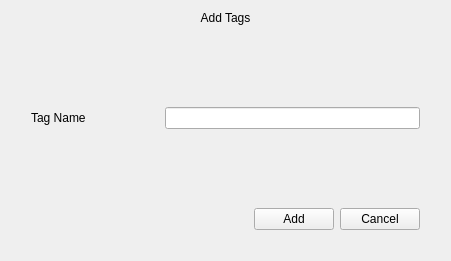
<?xml version="1.0" encoding="UTF-8"?>
<ui version="4.0">
 <class>CustomTag</class>
 <widget class="QWidget" name="CustomTag">
  <property name="geometry">
   <rect>
    <x>0</x>
    <y>0</y>
    <width>451</width>
    <height>261</height>
   </rect>
  </property>
  <property name="windowTitle">
   <string>Dialog</string>
  </property>
  <layout class="QVBoxLayout" name="verticalLayout">
   <property name="spacing">
    <number>0</number>
   </property>
   <item>
    <widget class="QLabel" name="label_title">
     <property name="text">
      <string>Add Tags</string>
     </property>
     <property name="alignment">
      <set>Qt::AlignCenter</set>
     </property>
    </widget>
   </item>
   <item>
    <widget class="QWidget" name="widget_background" native="true">
     <property name="sizePolicy">
      <sizepolicy hsizetype="Preferred" vsizetype="Expanding">
       <horstretch>0</horstretch>
       <verstretch>0</verstretch>
      </sizepolicy>
     </property>
     <property name="focusPolicy">
      <enum>Qt::StrongFocus</enum>
     </property>
     <layout class="QVBoxLayout" name="verticalLayout_2">
      <property name="leftMargin">
       <number>20</number>
      </property>
      <property name="rightMargin">
       <number>20</number>
      </property>
      <property name="bottomMargin">
       <number>20</number>
      </property>
      <item>
       <spacer name="verticalSpacer_2">
        <property name="orientation">
         <enum>Qt::Vertical</enum>
        </property>
        <property name="sizeHint" stdset="0">
         <size>
          <width>20</width>
          <height>40</height>
         </size>
        </property>
       </spacer>
      </item>
      <item>
       <layout class="QHBoxLayout" name="horizontalLayout">
        <item>
         <widget class="QLabel" name="label_name">
          <property name="sizePolicy">
           <sizepolicy hsizetype="Preferred" vsizetype="Preferred">
            <horstretch>1</horstretch>
            <verstretch>0</verstretch>
           </sizepolicy>
          </property>
          <property name="text">
           <string>Tag Name</string>
          </property>
         </widget>
        </item>
        <item>
         <widget class="MyLineEdit" name="lineEdit_name">
          <property name="sizePolicy">
           <sizepolicy hsizetype="Expanding" vsizetype="Fixed">
            <horstretch>2</horstretch>
            <verstretch>0</verstretch>
           </sizepolicy>
          </property>
         </widget>
        </item>
       </layout>
      </item>
      <item>
       <spacer name="verticalSpacer">
        <property name="orientation">
         <enum>Qt::Vertical</enum>
        </property>
        <property name="sizeHint" stdset="0">
         <size>
          <width>20</width>
          <height>59</height>
         </size>
        </property>
       </spacer>
      </item>
      <item>
       <layout class="QHBoxLayout" name="horizontalLayout_2">
        <item>
         <spacer name="horizontalSpacer">
          <property name="orientation">
           <enum>Qt::Horizontal</enum>
          </property>
          <property name="sizeHint" stdset="0">
           <size>
            <width>40</width>
            <height>20</height>
           </size>
          </property>
         </spacer>
        </item>
        <item>
         <widget class="QPushButton" name="pushButton_add">
          <property name="text">
           <string>Add</string>
          </property>
         </widget>
        </item>
        <item>
         <widget class="QPushButton" name="pushButton_cancel">
          <property name="text">
           <string>Cancel</string>
          </property>
         </widget>
        </item>
       </layout>
      </item>
     </layout>
    </widget>
   </item>
  </layout>
 </widget>
 <customwidgets>
  <customwidget>
   <class>MyLineEdit</class>
   <extends>QLineEdit</extends>
   <header>mylineedit.h</header>
  </customwidget>
 </customwidgets>
 <resources/>
 <connections/>
</ui>
